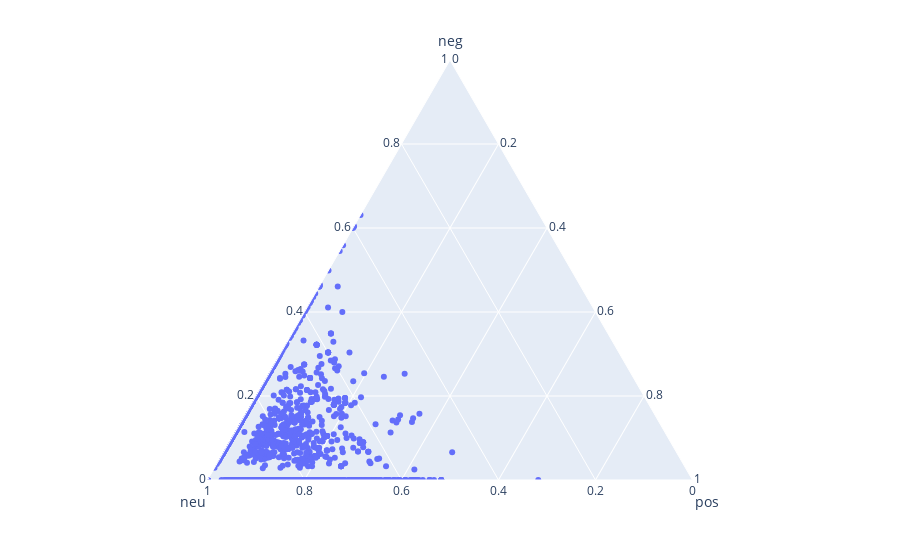

The notebook cell this image was saved under:
### Code cell
#vader tool analysis
from vaderSentiment.vaderSentiment import SentimentIntensityAnalyzer

analyzer = SentimentIntensityAnalyzer()
vader_data = []
for sentence in data['Text']:
    vs = analyzer.polarity_scores(sentence)
    vader_data.append(vs)
    #print("{} {}".format(index, vs))
    
fig = px.scatter_ternary(vader_data, a="neg", b="neu", c="pos")
fig.show()

### Figure 1 — Plotly figure (JSON) as saved in the notebook; plotly's stock layout.template omitted (floating-point values rounded to 4 significant figures; data arrays with more than 128 entries replaced by an {"elided": "..."} marker saying what was removed)
{"data": [{"a": {"elided": "3400 float values"}, "b": {"elided": "3400 float values"}, "c": {"elided": "3400 float values"}, "hovertemplate": "neg=%{a}<br>neu=%{b}<br>pos=%{c}<extra></extra>", "legendgroup": "", "marker": {"color": "#636efa", "symbol": "circle"}, "mode": "markers", "name": "", "showlegend": false, "subplot": "ternary", "type": "scatterternary"}], "layout": {"legend": {"tracegroupgap": 0}, "margin": {"t": 60}, "ternary": {"aaxis": {"title": {"text": "neg"}}, "baxis": {"title": {"text": "neu"}}, "caxis": {"title": {"text": "pos"}}, "domain": {"x": [0, 1], "y": [0, 1]}}}}
